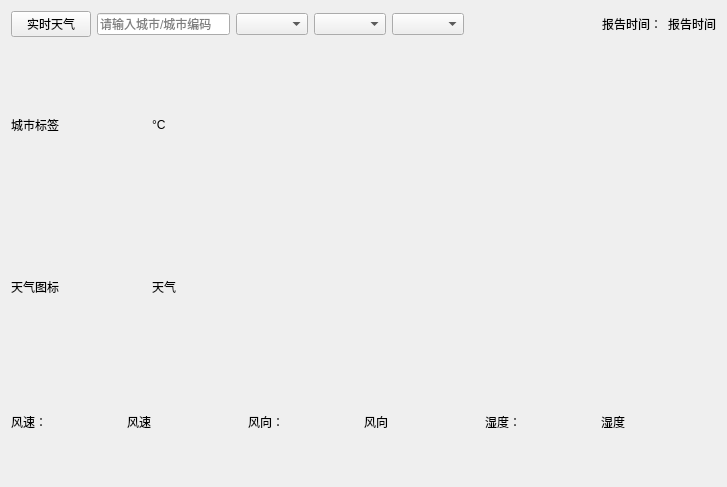
<?xml version="1.0" encoding="UTF-8"?>
<ui version="4.0">
 <class>QWeatherForecast</class>
 <widget class="QMainWindow" name="QWeatherForecast">
  <property name="geometry">
   <rect>
    <x>0</x>
    <y>0</y>
    <width>727</width>
    <height>487</height>
   </rect>
  </property>
  <property name="windowTitle">
   <string>CWeatherForecast</string>
  </property>
  <widget class="QWidget" name="centralWidget">
   <layout class="QVBoxLayout" name="verticalLayout">
    <item>
     <layout class="QHBoxLayout" name="horizontalLayout_7">
      <item>
       <widget class="QPushButton" name="switchModeBtn">
        <property name="text">
         <string>实时天气</string>
        </property>
        <property name="checkable">
         <bool>true</bool>
        </property>
       </widget>
      </item>
      <item>
       <widget class="QLineEdit" name="cityEdit">
        <property name="placeholderText">
         <string>请输入城市/城市编码</string>
        </property>
       </widget>
      </item>
      <item>
       <widget class="QWidget" name="selectModeWgt" native="true">
        <layout class="QHBoxLayout" name="horizontalLayout_6">
         <property name="leftMargin">
          <number>0</number>
         </property>
         <property name="topMargin">
          <number>0</number>
         </property>
         <property name="rightMargin">
          <number>0</number>
         </property>
         <property name="bottomMargin">
          <number>0</number>
         </property>
         <item>
          <widget class="QComboBox" name="provinceComboBox"/>
         </item>
         <item>
          <widget class="QComboBox" name="cityComboBox"/>
         </item>
         <item>
          <widget class="QComboBox" name="countyComboBox"/>
         </item>
        </layout>
       </widget>
      </item>
      <item>
       <spacer name="horizontalSpacer_2">
        <property name="orientation">
         <enum>Qt::Horizontal</enum>
        </property>
        <property name="sizeHint" stdset="0">
         <size>
          <width>40</width>
          <height>20</height>
         </size>
        </property>
       </spacer>
      </item>
      <item>
       <widget class="QLabel" name="label_4">
        <property name="text">
         <string>报告时间：</string>
        </property>
       </widget>
      </item>
      <item>
       <widget class="QLabel" name="reportTimeLab">
        <property name="text">
         <string>报告时间</string>
        </property>
       </widget>
      </item>
     </layout>
    </item>
    <item>
     <widget class="QStackedWidget" name="stackedWidget">
      <property name="currentIndex">
       <number>0</number>
      </property>
      <widget class="QWidget" name="page">
       <layout class="QVBoxLayout" name="verticalLayout_2" stretch="3,1">
        <property name="spacing">
         <number>0</number>
        </property>
        <property name="leftMargin">
         <number>0</number>
        </property>
        <property name="topMargin">
         <number>0</number>
        </property>
        <property name="rightMargin">
         <number>0</number>
        </property>
        <property name="bottomMargin">
         <number>0</number>
        </property>
        <item>
         <layout class="QGridLayout" name="gridLayout_2" rowstretch="0,0" columnstretch="1,1,3">
          <property name="spacing">
           <number>0</number>
          </property>
          <item row="0" column="0">
           <widget class="QLabel" name="liveWeatherCityLab">
            <property name="text">
             <string>城市标签</string>
            </property>
           </widget>
          </item>
          <item row="0" column="1">
           <widget class="QLabel" name="liveTempLab">
            <property name="text">
             <string>°C</string>
            </property>
           </widget>
          </item>
          <item row="0" column="2" rowspan="2">
           <spacer name="horizontalSpacer">
            <property name="orientation">
             <enum>Qt::Horizontal</enum>
            </property>
            <property name="sizeHint" stdset="0">
             <size>
              <width>40</width>
              <height>20</height>
             </size>
            </property>
           </spacer>
          </item>
          <item row="1" column="0">
           <widget class="QLabel" name="liveWeatherImgLab">
            <property name="text">
             <string>天气图标</string>
            </property>
           </widget>
          </item>
          <item row="1" column="1">
           <widget class="QLabel" name="liveWeatherLab">
            <property name="text">
             <string>天气</string>
            </property>
           </widget>
          </item>
         </layout>
        </item>
        <item>
         <layout class="QHBoxLayout" name="horizontalLayout_2">
          <item>
           <layout class="QHBoxLayout" name="horizontalLayout">
            <property name="spacing">
             <number>0</number>
            </property>
            <item>
             <widget class="QLabel" name="lab">
              <property name="text">
               <string>风速：</string>
              </property>
             </widget>
            </item>
            <item>
             <widget class="QLabel" name="liveLindPowerLab">
              <property name="text">
               <string>风速</string>
              </property>
             </widget>
            </item>
           </layout>
          </item>
          <item>
           <layout class="QHBoxLayout" name="horizontalLayout_4">
            <property name="spacing">
             <number>0</number>
            </property>
            <item>
             <widget class="QLabel" name="label_11">
              <property name="text">
               <string>风向：</string>
              </property>
             </widget>
            </item>
            <item>
             <widget class="QLabel" name="liveWindDirectionLab">
              <property name="text">
               <string>风向</string>
              </property>
             </widget>
            </item>
           </layout>
          </item>
          <item>
           <layout class="QHBoxLayout" name="horizontalLayout_5">
            <property name="spacing">
             <number>0</number>
            </property>
            <item>
             <widget class="QLabel" name="label_12">
              <property name="text">
               <string>湿度：</string>
              </property>
             </widget>
            </item>
            <item>
             <widget class="QLabel" name="liveHumidityLab">
              <property name="text">
               <string>湿度</string>
              </property>
             </widget>
            </item>
           </layout>
          </item>
         </layout>
        </item>
       </layout>
      </widget>
      <widget class="QWidget" name="page_2">
       <layout class="QVBoxLayout" name="forecastLayout">
        <property name="spacing">
         <number>0</number>
        </property>
        <property name="leftMargin">
         <number>0</number>
        </property>
        <property name="topMargin">
         <number>0</number>
        </property>
        <property name="rightMargin">
         <number>0</number>
        </property>
        <property name="bottomMargin">
         <number>0</number>
        </property>
        <item>
         <layout class="QGridLayout" name="gridLayout">
          <property name="rightMargin">
           <number>80</number>
          </property>
          <item row="1" column="0">
           <widget class="QLabel" name="forecastWeatherImgLab">
            <property name="text">
             <string>天气图标</string>
            </property>
           </widget>
          </item>
          <item row="1" column="1">
           <widget class="QLabel" name="forecastHighTempLab">
            <property name="text">
             <string>°C</string>
            </property>
           </widget>
          </item>
          <item row="2" column="2">
           <layout class="QHBoxLayout" name="horizontalLayout_9">
            <property name="spacing">
             <number>0</number>
            </property>
            <item>
             <widget class="QLabel" name="label_14">
              <property name="text">
               <string>风向：</string>
              </property>
             </widget>
            </item>
            <item>
             <widget class="QLabel" name="forecastWindDirectionLab">
              <property name="text">
               <string>风向</string>
              </property>
             </widget>
            </item>
           </layout>
          </item>
          <item row="2" column="1">
           <widget class="QLabel" name="forecastLowTempLab">
            <property name="text">
             <string>°C</string>
            </property>
           </widget>
          </item>
          <item row="1" column="2">
           <layout class="QHBoxLayout" name="horizontalLayout_8">
            <property name="spacing">
             <number>0</number>
            </property>
            <item>
             <widget class="QLabel" name="lab_2">
              <property name="text">
               <string>风速：</string>
              </property>
             </widget>
            </item>
            <item>
             <widget class="QLabel" name="forecastWindPowerLab">
              <property name="text">
               <string>风速</string>
              </property>
             </widget>
            </item>
           </layout>
          </item>
          <item row="2" column="0">
           <widget class="QLabel" name="forecastWeatherLab">
            <property name="text">
             <string>天气</string>
            </property>
           </widget>
          </item>
          <item row="0" column="0">
           <widget class="QLabel" name="forecastWeatherCityLab">
            <property name="text">
             <string>城市标签</string>
            </property>
           </widget>
          </item>
          <item row="0" column="1">
           <widget class="QLabel" name="forecastDateLab">
            <property name="text">
             <string>星期 日期</string>
            </property>
           </widget>
          </item>
         </layout>
        </item>
       </layout>
      </widget>
     </widget>
    </item>
   </layout>
  </widget>
  <widget class="QMenuBar" name="menuBar">
   <property name="geometry">
    <rect>
     <x>0</x>
     <y>0</y>
     <width>727</width>
     <height>26</height>
    </rect>
   </property>
  </widget>
  <action name="refreshAction">
   <property name="text">
    <string>刷新</string>
   </property>
  </action>
  <action name="cityChangedAction">
   <property name="text">
    <string>切换城市输入方式</string>
   </property>
  </action>
 </widget>
 <layoutdefault spacing="6" margin="11"/>
 <resources/>
 <connections/>
</ui>
